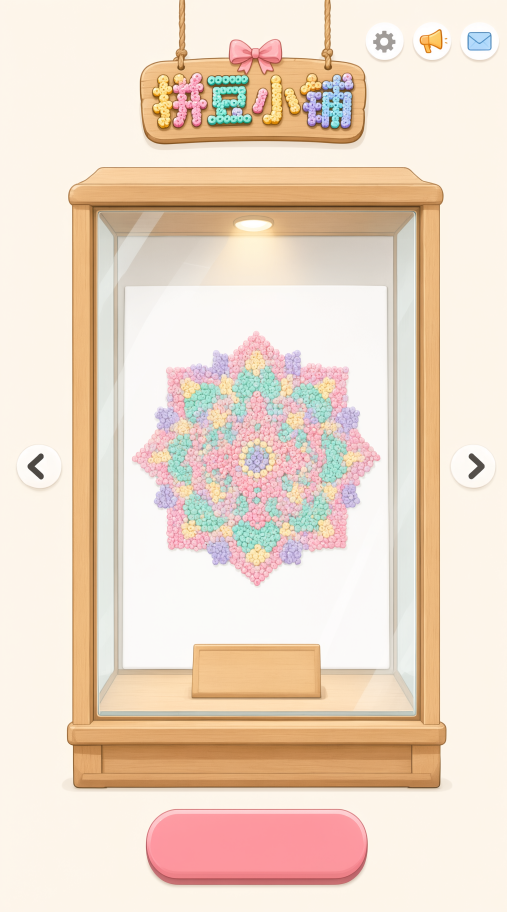
#> input picture games/beads/design/art/shots/menu-showcase-20261010/v1-mainmenu-final.png, 1520 x 2736 px, found by its file name (shown at 1/3 size)
$ python b19-probe-plane.py
#> lines starting #> are read from the running program, lines starting #| are printed output that depends on the picture; after the words box and inside, x2 and y2 are one past the last pixel; in counts of white or black regions, pixels touching at a corner belong together
#!/usr/bin/env python3
"""B19 探针 A+B：把台面当**二维平面**拟合，再量牌四周残差 —— 纠正上一轮的判据错误。

上一轮我用「同列/同行远场中位」当基线。台面本身有渐变和一条灰蓝带，远场参考也落在
同一条带里，于是残差被基线一起吃掉 → 得出「右侧只差 3 灰阶、没有影」。
那个比法不成立。这次改成：远离牌的干净台面像素拟合 L ≈ a+b·x+c·y，
把拟合外推回牌四周，残差 < 0 的区域才可能是投影。

再叠一把**色相刀**：投影是「变暗且色相不往蓝偏」（稿上影实测 R>G>B，暖调），
搁板台面自身的灰蓝带是「B 相对升高」。所以残差要同时看 ΔL 与 Δ(R−B)，
两者分开才能把「影」和「带」区分开。
"""
import numpy as np
from PIL import Image

REF = 'games/beads/design/art/shots/menu-showcase-20261010/v1-mainmenu-final.png'
P = (576, 961, 1931, 2094)                 # 牌体真值外框（含描边）

im = Image.open(REF).convert('RGB')
#> im is the input picture: PIL image 1520x2736 RGB; mean R, G, B 237.1, 217.7, 200.5
A = np.asarray(im).astype(np.float32)
L = A.mean(2)
RB = A[:, :, 0] - A[:, :, 2]

x0, x1, y0, y1 = P
W = 340
crop = im.crop((x0 - 120, y0 - 100, x1 + 200, y1 + 200))
crop.resize((crop.size[0] * 2, crop.size[1] * 2), Image.NEAREST).save('temp/b19-probe-neighborhood.png')
print(f'邻域放大图 temp/b19-probe-neighborhood.png {crop.size} → 2x（先目检再信数字）')
#| 邻域放大图 temp/b19-probe-neighborhood.png (705, 463) → 2x（先目检再信数字）

# ---- 干净远场：离牌外框 ≥ FAR px 的像素（四周各取 W 宽的大窗）----
FAR = 45
gx, gy = np.meshgrid(np.arange(A.shape[1]), np.arange(A.shape[0]))
dx = np.clip(x0 - gx, 0, None) + np.clip(gx - x1, 0, None)
dy = np.clip(y0 - gy, 0, None) + np.clip(gy - y1, 0, None)
dist = np.maximum(dx, dy)                   # 切比雪夫距离：到外框的最近距离
inx = (gx > x0 - W) & (gx < x1 + W)
iny = (gy > y0 - W) & (gy < y1 + W)
far = inx & iny & (dist >= FAR)
print(f'远场样本 {int(far.sum())} px（离牌 ≥{FAR}px，窗宽 ±{W}）')
#| 远场样本 776440 px（离牌 ≥45px，窗宽 ±340）
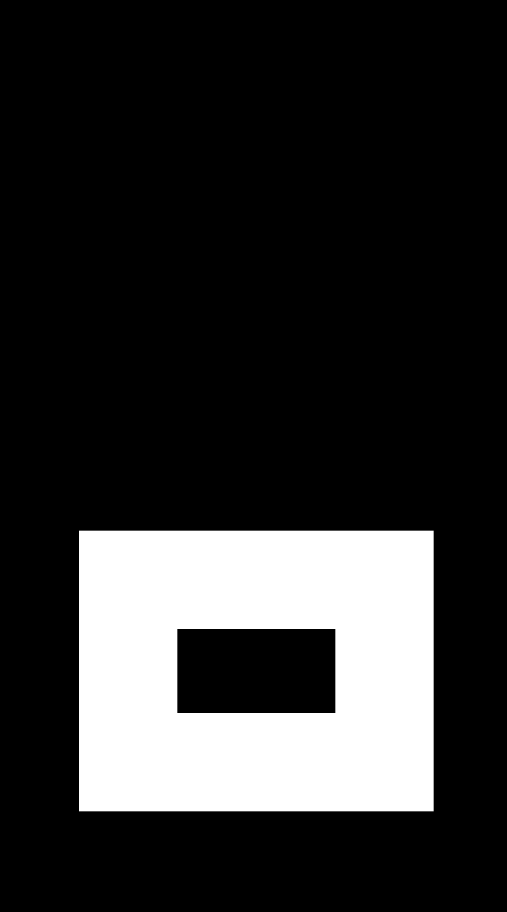
#> far: shape (2736, 1520) bool (shown at 1/3 size); 18.7% white; 1 white region, box (x1, y1, x2, y2) and area: (237, 1592, 1301, 2434) 776440

def fit_masked(chan, sel):
    xs, ys = chan.shape[1], chan.shape[0]
#> xs = 1520; ys = 2736
    gx2, gy2 = np.meshgrid(np.arange(xs), np.arange(ys))
    v = chan[sel]
    M = np.stack([np.ones(sel.sum()), gx2[sel].ravel(), gy2[sel].ravel()], 1)
    coef, *_ = np.linalg.lstsq(M, v, rcond=None)
#> coef = [358.6, 0.00293, -0.0775]
    pred = coef[0] + coef[1] * gx2 + coef[2] * gy2
    resid = chan - pred
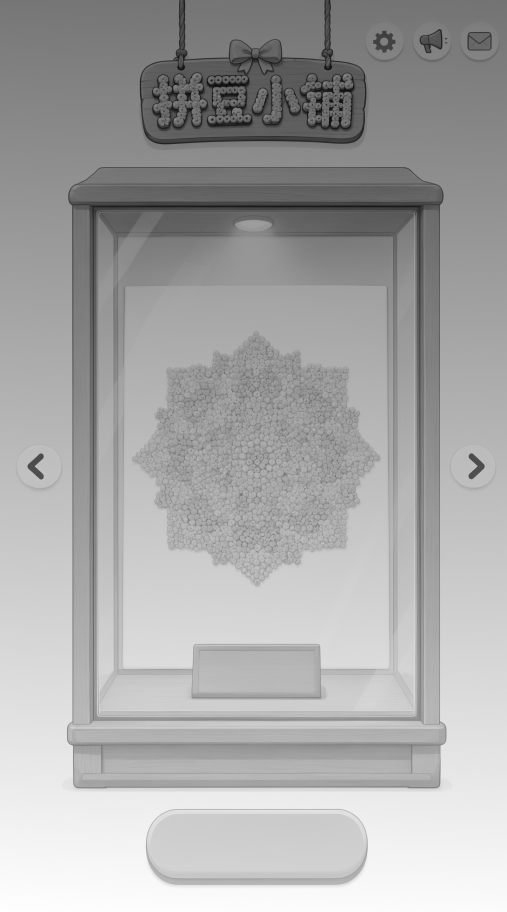
#> resid: shape (2736, 1520) float64 (shown at 1/3 size); min -298.7, max 98.08, mean -36.5; drawn with min black and max white
    r = v - M @ coef
    print(f'  拟合 L: a={coef[0]:.1f} bx={coef[1]:+.3f} by={coef[2]:+.3f}  '
          f'远场残差 std={r.std():.2f} p1={np.percentile(r,1):.1f} p99={np.percentile(r,99):.1f}')
#|   拟合 L: a=358.6 bx=+0.003 by=-0.077  远场残差 std=39.46 p1=-100.9 p99=71.5
    return resid, coef

resL, _ = fit_masked(L, far)
resRB, _ = fit_masked(RB, far)
#|   拟合 L: a=-157.3 bx=-0.004 by=+0.104  远场残差 std=40.79 p1=-73.3 p99=93.1
near = inx & iny & (dist >= 0) & (dist < FAR)
print(f'近场带样本 {int(near.sum())} px（牌外 0–{FAR}px）')
#| 近场带样本 119448 px（牌外 0–45px）
#> near: shape (2736, 1520) bool; 2.9% white; 1 white region, box (x1, y1, x2, y2) and area: (532, 1887, 1006, 2139) 119448

# ---- 分侧读数：残差中位（负＝比台面预测更暗＝候选影）----
sides = {
    '底 y>%d' % (y1 + 1): (gy > y1, gx >= x0 - 6, gx <= x1 + 6, 1, 26),
    '右 x>%d' % (x1 + 1): (gx > x1, gy >= y0 - 6, gy <= y1 + 6, 1, 26),
    '右下（对角扇区）': None,
    '顶 y<%d' % (y0 - 1): (gy < y0, gx >= x0 - 6, gx <= x1 + 6, 1, 26),
    '左 x<%d' % (x0 - 1): (gx < x0, gy >= y0 - 6, gy <= y1 + 6, 1, 26),
}
print('\n分侧（沿边全长的中位残差，按离开牌边的距离分档）：')
print(f"{'侧':<22}{'档':<10}{'ΔL 中位':>10}{'ΔL p10':>9}{'Δ(R−B) 中位':>13}{'n':>8}")
for name, spec in sides.items():
    if spec is None:
        continue
    cond, _, _, d0, d1 = spec[0], spec[1], spec[2], spec[3], spec[4]
    for lo, hi in ((1, 4), (4, 10), (10, 26)):
        band = cond & (dist >= lo) & (dist < hi) & near
        n = int(band.sum())
        if n < 40:
            continue
        rl = resL[band]
        rr = resRB[band]
        print(f'{name:<22}{f"{lo}-{hi}px":<10}{np.median(rl):>10.1f}{np.percentile(rl,10):>9.1f}'
              f'{np.median(rr):>+13.1f}{n:>8}')

# 右下对角扇区单独量：以牌右下角为原点，r 与 45°方向内
cx, cy = x1, y1
rr_ = np.hypot(gx - cx, gy - cy)
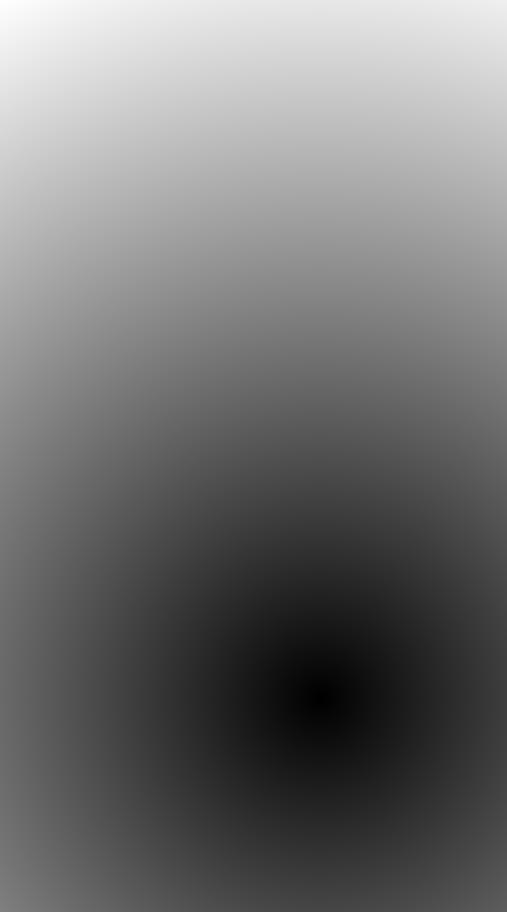
#> rr_: shape (2736, 1520) float64 (shown at 1/3 size); min 0, max 2304, mean 1036; drawn with min black and max white
ang = np.degrees(np.arctan2((gy - cy).astype(np.float32), (gx - cx).astype(np.float32)))
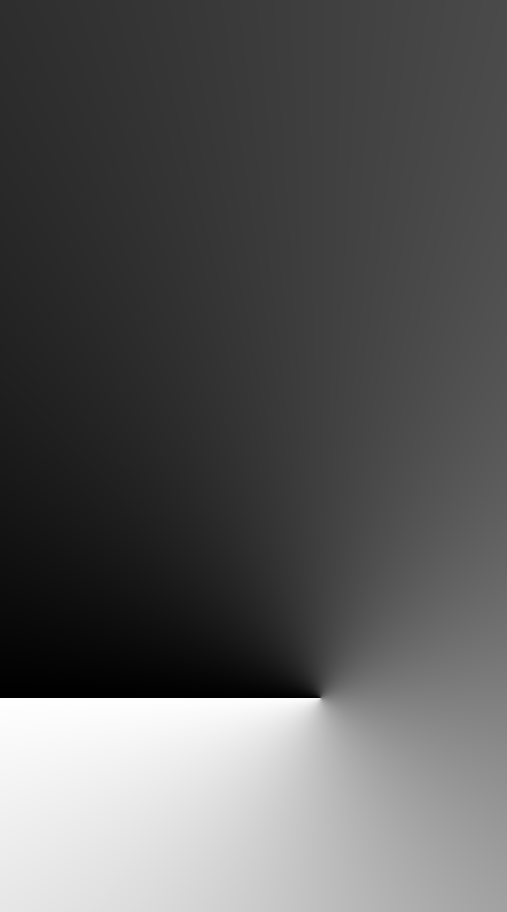
#> ang: shape (2736, 1520) float32 (shown at 1/3 size); min -179.9, max 180, mean -52.1; drawn with min black and max white
se = (ang > 15) & (ang < 75) & (rr_ >= 2)
#> se: shape (2736, 1520) bool; 6.3% white; 1 white region, box (x1, y1, x2, y2) and area: (962, 2095, 1520, 2736) 261353
print('\n右下对角扇区（15°–75°，距右下角 ≥2px）：')
for lo, hi in ((2, 12), (12, 28), (28, 60), (60, 110)):
    band = se & (rr_ < hi) & (rr_ >= lo) & inx & iny
    n = int(band.sum())
    if n < 40:
        continue
    print(f'  r{lo:>3}-{hi:<3}px  ΔL 中位 {np.median(resL[band]):>6.1f}  '
          f'ΔL p10 {np.percentile(resL[band],10):>6.1f}  '
          f'Δ(R−B) 中位 {np.median(resRB[band]):>+6.1f}  n={n}')
#> this loop made 4 passes
#> n on passes 1 to 4: 73, 335, 1471, 4451
#|   r  2-12 px  ΔL 中位   18.5  ΔL p10  -17.8  Δ(R−B) 中位  +11.4  n=73
#|   r 12-28 px  ΔL 中位   23.1  ΔL p10   22.0  Δ(R−B) 中位   +8.7  n=335
#|   r 28-60 px  ΔL 中位   22.6  ΔL p10   -6.6  Δ(R−B) 中位   +7.7  n=1471
#|   r 60-110px  ΔL 中位    2.9  ΔL p10  -58.9  Δ(R−B) 中位  +19.7  n=4451
#> pass 1, `band = se & (rr_ < hi) & (rr_ >= lo) & inx & iny`:
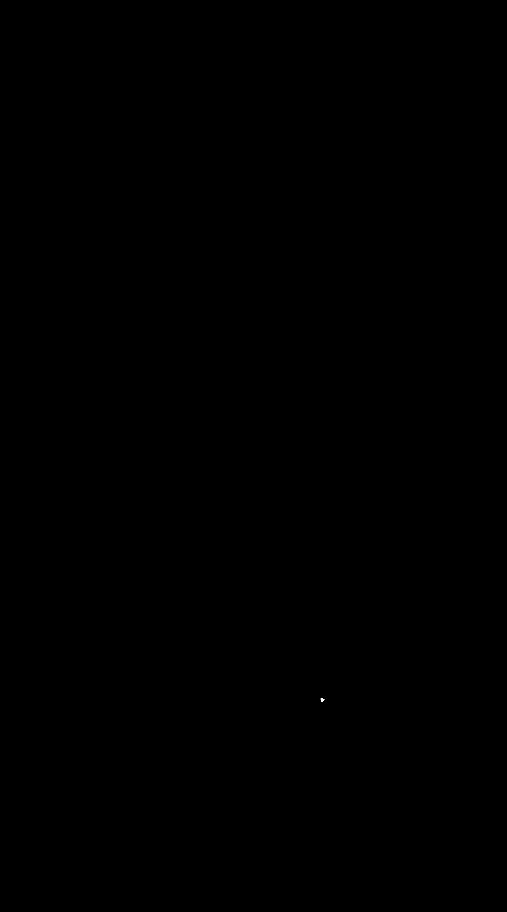
#> band: shape (2736, 1520) bool (shown at 1/3 size); 0% white; 1 white region, box (x1, y1, x2, y2) and area: (962, 2095, 973, 2106) 73

# ---- 残差图落盘，目检影到底长什么样 ----
viz = np.clip((resL - resL.min()) / max(1e-3, (resL.max() - resL.min())), 0, 1)
Image.fromarray((viz * 255).astype(np.uint8)).crop(
    (x0 - 120, y0 - 100, x1 + 200, y1 + 200)).resize((640, 800), Image.LANCZOS
).save('temp/b19-probe-residualL.png')
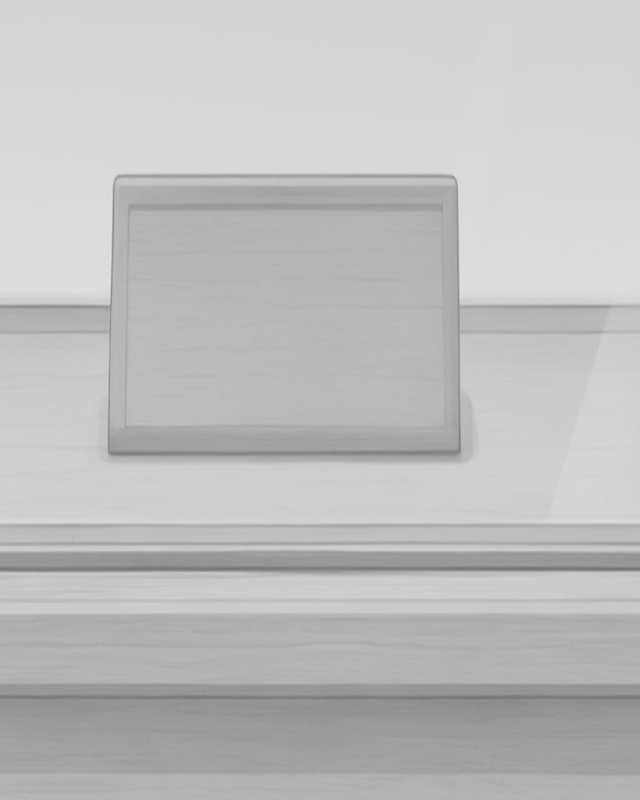
#> saved as b19-probe-residualL.png: PIL image 640x800 L; min 114, max 223, mean 190.5
viz2 = np.clip((resRB - resRB.min()) / max(1e-3, (resRB.max() - resRB.min())), 0, 1)
Image.fromarray((viz2 * 255).astype(np.uint8)).crop(
    (x0 - 120, y0 - 100, x1 + 200, y1 + 200)).resize((640, 800), Image.LANCZOS
).save('temp/b19-probe-residualRB.png')
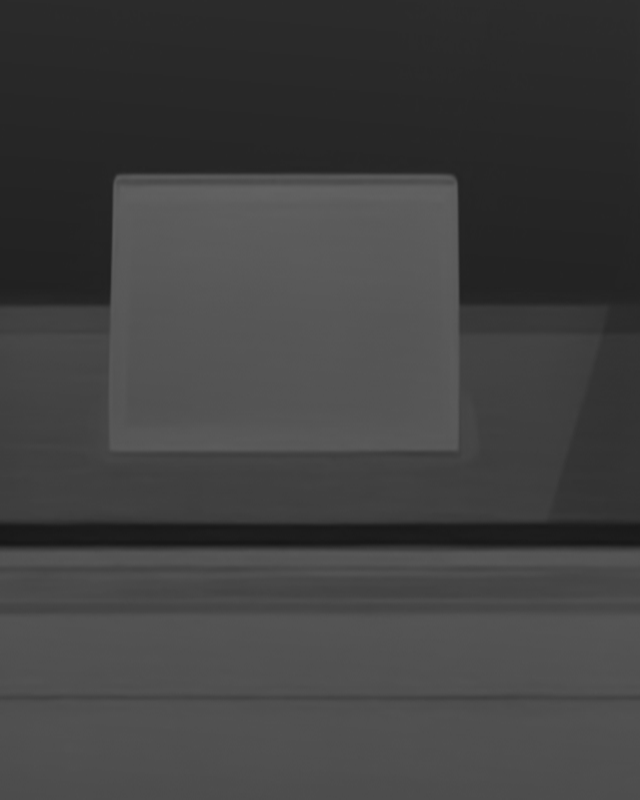
#> saved as b19-probe-residualRB.png: PIL image 640x800 L; min 22, max 99, mean 64.5
print('\n残差图（黑＝比台面预测暗 / 色相反）temp/b19-probe-residualL.png, '
      'temp/b19-probe-residualRB.png')
